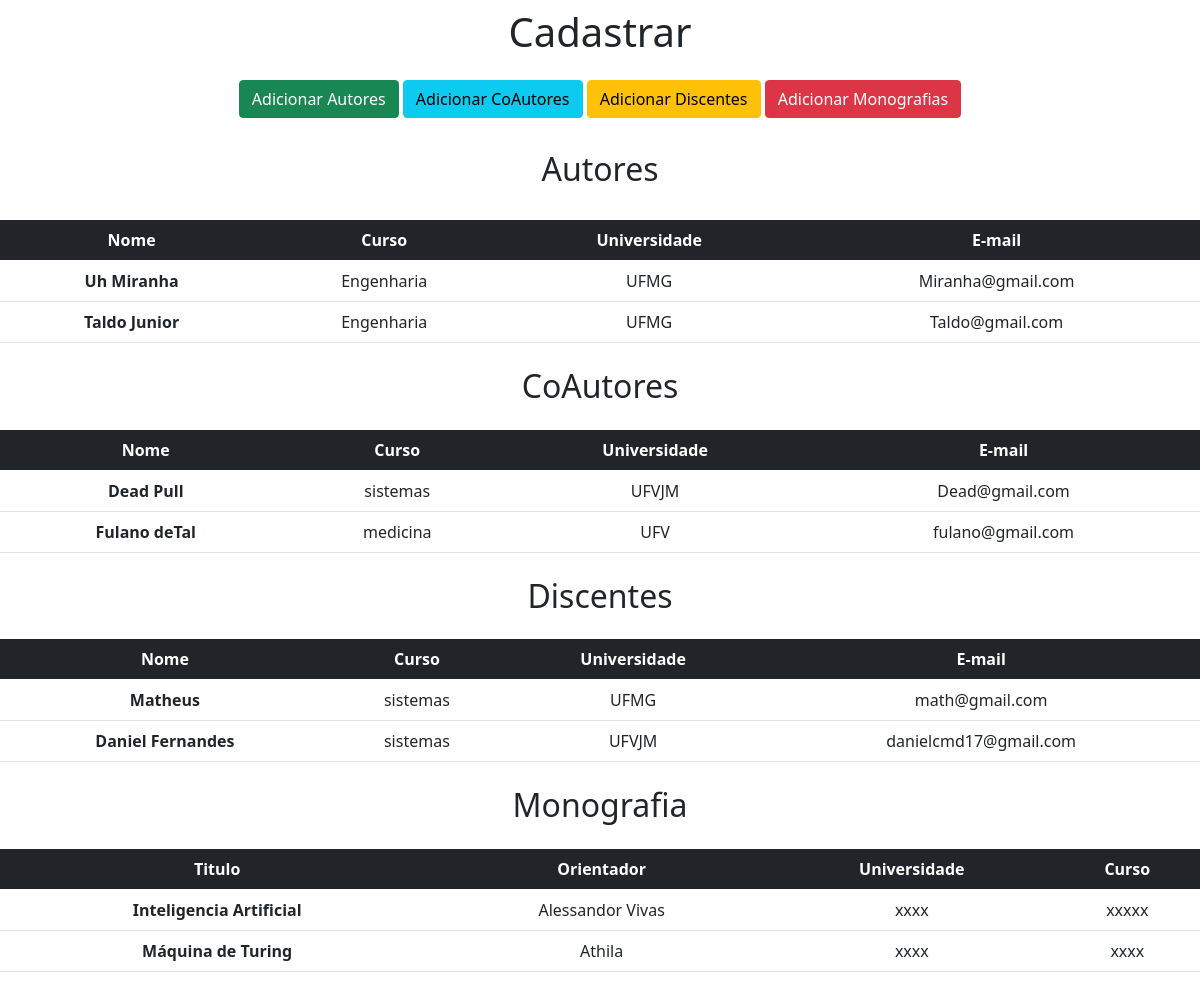
The page / on the database its author committed.
### monografia/models.py (models this page shows)
class Autores(models.Model):
    nome = models.CharField(max_length=200)
    curso = models.CharField(max_length=200)
    universidade = models.CharField(max_length=200)
    email = models.CharField(max_length=200)
    lattes = models.CharField(max_length=300)
    g_scholar = models.CharField(max_length=300)
    r_gate = models.CharField(max_length=300)
    linkedin = models.CharField(max_length=300)
    orcid = models.CharField(max_length=300)
    github = models.CharField(max_length=300)

class CoAutores(models.Model):
    nome = models.CharField(max_length=200)
    curso = models.CharField(max_length=200)
    universidade = models.CharField(max_length=200)
    email = models.CharField(max_length=200)
    lattes = models.CharField(max_length=300)
    g_scholar = models.CharField(max_length=300)
    r_gate = models.CharField(max_length=300)
    linkedin = models.CharField(max_length=300)
    orcid = models.CharField(max_length=300)
    github = models.CharField(max_length=300)
    facebook = models.CharField(max_length=300)

class Discentes(models.Model):
    nome = models.CharField(max_length=200)
    curso = models.CharField(max_length=200)
    universidade = models.CharField(max_length=200)
    email = models.CharField(max_length=200)
    lattes = models.CharField(max_length=300)
    g_scholar = models.CharField(max_length=300)
    r_gate = models.CharField(max_length=300)
    linkedin = models.CharField(max_length=300)
    orcid = models.CharField(max_length=300)
    github = models.CharField(max_length=300)
    teste = models.CharField(max_length=200)

class Monografias(models.Model):
    nome = models.CharField(max_length=200)
    titulo = models.CharField(max_length=200)
    autor = models.CharField(max_length=200)
    orientador = models.CharField(max_length=200)
    coorientador = models.CharField(max_length=300)
    data = models.CharField(max_length=300)
    resumo = models.CharField(max_length=300)
    palavrachave = models.CharField(max_length=300)
    universidade = models.CharField(max_length=300)
    curso = models.CharField(max_length=300)
    linkpdf = models.CharField(max_length=300)

### monografia/views.py (the view)
# urls.py: path('', home, name='home'),
def home(request):
    data = {}
    data['autores'] = Autores.objects.all()
    data['coautores'] = CoAutores.objects.all()
    data['discentes'] = Discentes.objects.all()
    data['monografias'] = Monografias.objects.all()
    return render(request,"index.html", data)

### monografia/templates/index.html (shortened to what this page needs)
<!DOCTYPE html>
<html lang="en">
<head>
    <link href="https://cdn.jsdelivr.net/npm/bootstrap@5.0.2/dist/css/bootstrap.min.css" rel="stylesheet">
</head>
<body>
   <div class="col8 m-auto pt-2 pb-2  text-center">
     <h1>Cadastrar</h1>
   </div>
   <div class="col8 m-auto pt-2 pb-4 text-center">
    <a href="/formAutores" class="btn btn-success">Adicionar Autores</a>
    <a href="/formCoAutores" class="btn btn-info">Adicionar CoAutores</a>
    <a href="/formDiscentes" class="btn btn-warning">Adicionar Discentes</a>
    <a href="/formMonografias" class="btn btn-danger">Adicionar Monografias</a>
  </div>
<div class="col6 m-auto pt-2 pb-4 text-center">
  <h2>Autores</h2>
</div>
  <table class="table pt-2 text-center">
    <thead class="table table-dark">
      <tr>
        <th scope="col">Nome</th>
        <th scope="col">Curso</th>
        <th scope="col">Universidade</th>
        <th scope="col">E-mail</th>
      </tr>
    </thead>
    <tbody>
      {% for autor in autores %}
      <tr>
        <th scope="row">{{autor.nome}}</th>
        <td>{{autor.curso}}</td>
        <td>{{autor.universidade}}</td>
        <td>{{autor.email}}</td>
      </tr>
    {% endfor %}
    </tbody>
  </table>
<div class="col6 m-auto pt-2  text-center">
  <h2>CoAutores</h2>
</div>
  <table class="table pt-2 mt-4 text-center">
    <thead class="table table-dark">
      <tr>
        <th scope="col">Nome</th>
        <th scope="col">Curso</th>
        <th scope="col">Universidade</th>
        <th scope="col">E-mail</th>
      </tr>
    </thead>
    <tbody>
      {% for coautor in coautores %}
      <tr>
        <th scope="row">{{coautor.nome}}</th>
        <td>{{coautor.curso}}</td>
        <td>{{coautor.universidade}}</td>
        <td>{{coautor.email}}</td>
      </tr>
    {% endfor %}
    </tbody>
  </table>
<div class="col6 m-auto pt-2  text-center">
  <h2>Discentes</h2>
</div>
  <table class="table pt-2 mt-4 text-center">
    <thead class="table table-dark">
      <tr>
        <th scope="col">Nome</th>
        <th scope="col">Curso</th>
        <th scope="col">Universidade</th>
        <th scope="col">E-mail</th>
      </tr>
    </thead>
    <tbody>
      {% for discente in discentes %}
      <tr>
        <th scope="row">{{discente.nome}}</th>
        <td>{{discente.curso}}</td>
        <td>{{discente.universidade}}</td>
        <td>{{discente.email}}</td>
      </tr>
    {% endfor %}
    </tbody>
  </table>
 <div class="col6 m-auto pt-2 text-center">
  <h2>Monografia</h2>
</div>
<table class="table col6 pt-2 mt-4 text-center">
  <thead class="table table-dark">
    <tr>
      <th scope="col">Titulo</th>
      <th scope="col">Orientador</th>
      <th scope="col">Universidade</th>
      <th scope="col">Curso</th>
    </tr>
  </thead>
  <tbody>
    {% for monografia in monografias %}
    <tr>
      <th scope="row">{{monografia.titulo}}</th>
      <td>{{monografia.orientador}}</td>
      <td>{{monografia.universidade}}</td>
      <td>{{monografia.curso}}</td>
    </tr>
  {% endfor %}
  </tbody>
</table>
</body>
</html>

### rows shown on the page
Autores: nome "Uh Miranha", curso "Engenharia", universidade "UFMG", email "Miranha@gmail.com"
Autores: nome "Taldo Junior", curso "Engenharia", universidade "UFMG", email "Taldo@gmail.com"
CoAutores: nome "Dead Pull", curso "sistemas", universidade "UFVJM", email "Dead@gmail.com"
CoAutores: nome "Fulano deTal", curso "medicina", universidade "UFV", email "fulano@gmail.com"
Discentes: nome "Matheus", curso "sistemas", universidade "UFMG", email "math@gmail.com"
Discentes: nome "Daniel Fernandes", curso "sistemas", universidade "UFVJM", email "danielcmd17@gmail.com"
Monografias: titulo "Inteligencia Artificial", orientador "Alessandor Vivas", universidade "xxxx", curso "xxxxx"
Monografias: titulo "Máquina de Turing", orientador "Athila", universidade "xxxx", curso "xxxx"
